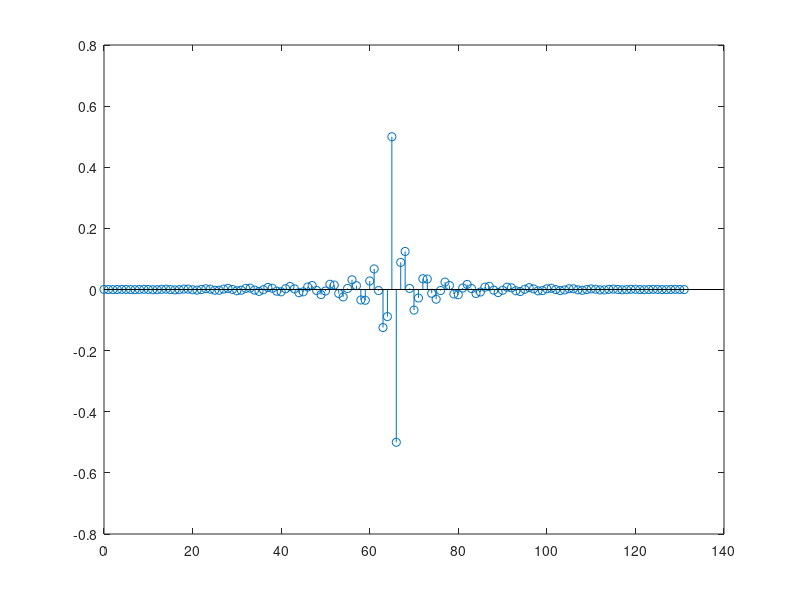
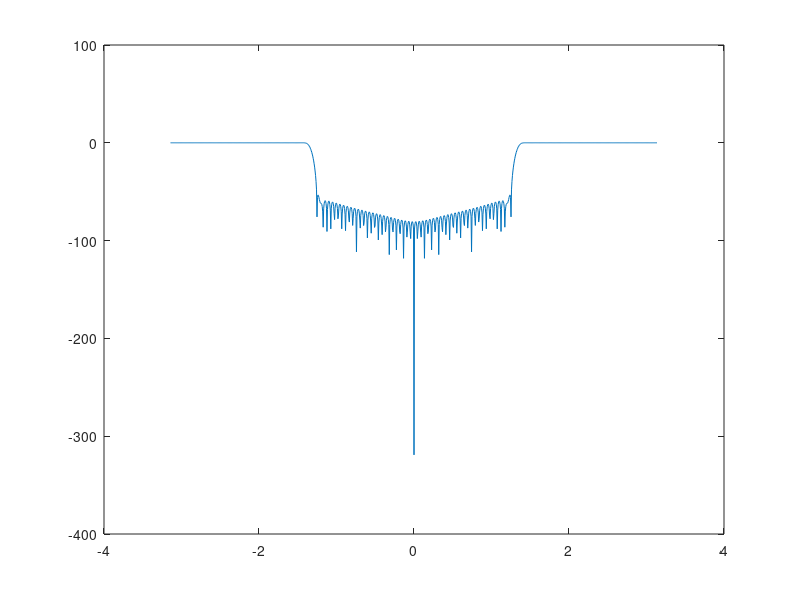
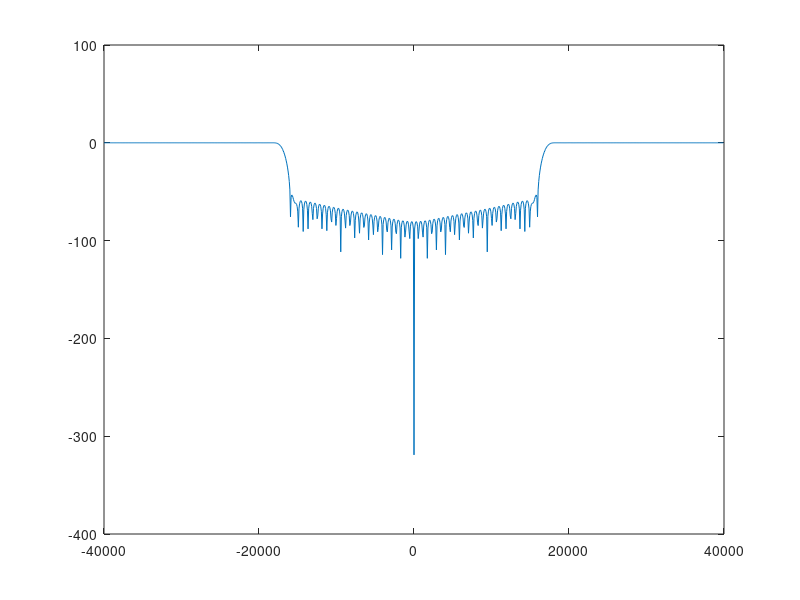
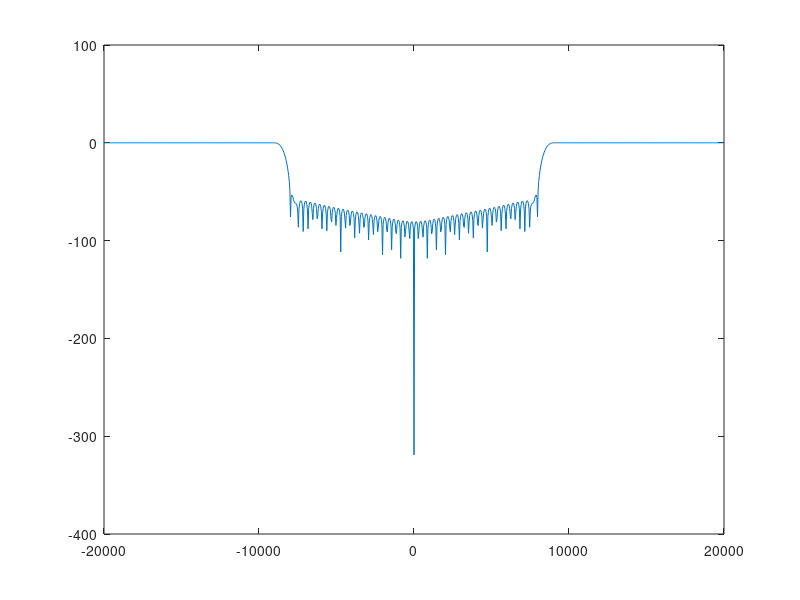

These charts were generated, in order, by the following MATLAB code:
clear all
close all
clc

N = 132;
M = 1024;
fs = 40 * 1000;
n = 0:N-1;
coeff = (-1).^(n+1);
window = hamming(N)';

h = 23/40 * coeff .* sinc(23/40*(n-(N-1)/2)) .* window;

H = fftshift(fft(h, M));
omega = 2*pi * (0:M-1) / M;
omega = fftshift(omega);
omega(1:M/2) = omega(1:M/2) - 2*pi;


figure()
stem(n, h)
figure()
plot(omega, mag2db(abs(H)))

F = omega * fs / (2*pi);
figure()
plot(F*2, mag2db(abs(H)))
figure()
plot(F, mag2db(abs(H)))
figure()
plot(F, abs(H))
axis([9000, 21000, 0.98, 1.02])
figure()
plot(F*2, angle(H))